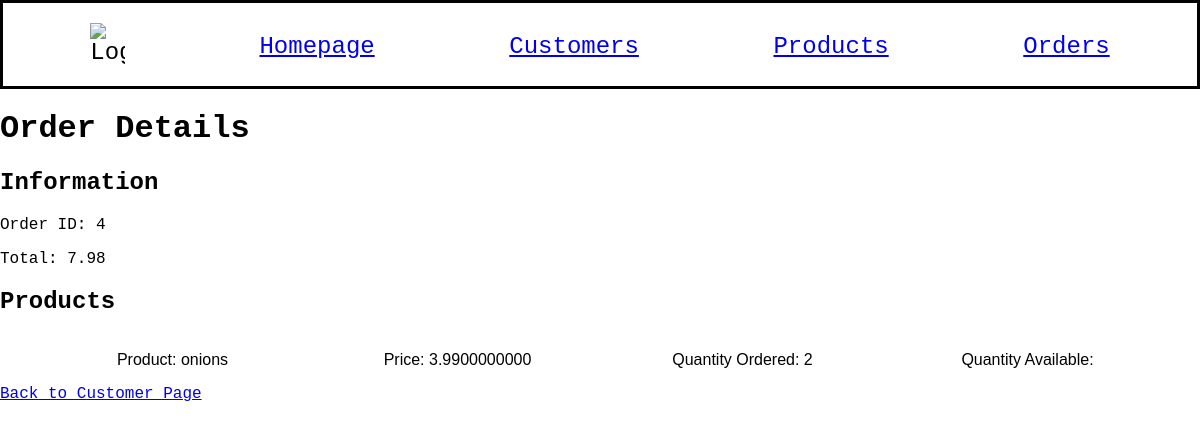
The page /orders/4 on the database as committed earlier.
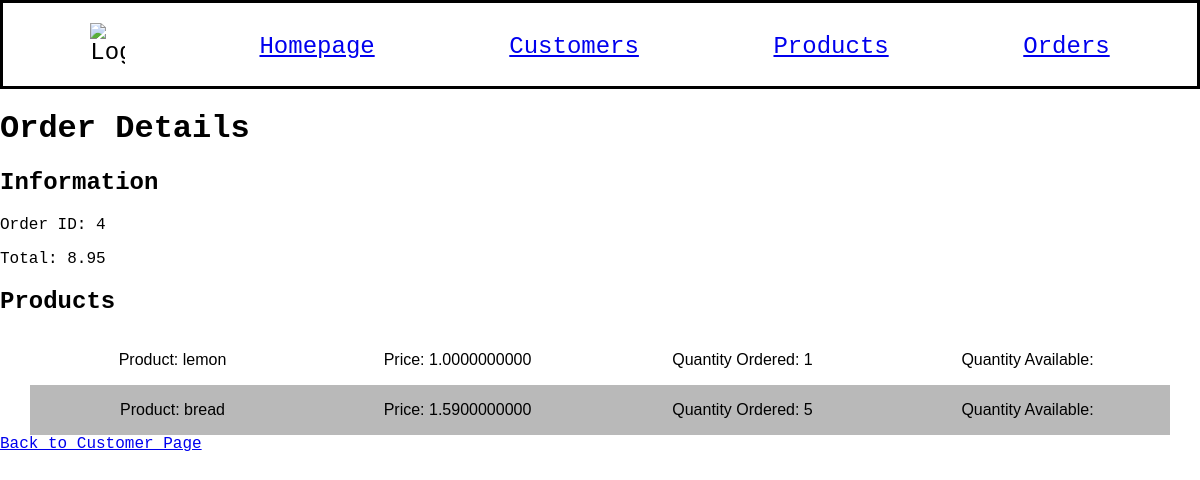
The same page on the database as committed later.
### models.py (models this page shows, shortened)
class ProductOrder(db.Model):
    id = mapped_column(Integer, primary_key=True)
    order_id = mapped_column(Integer, ForeignKey(Order.id), nullable=False)
    product_id = mapped_column(Integer, ForeignKey(Product.id), nullable=False)
    product = relationship("Product")
    order = relationship("Order")
    quantity = mapped_column(Integer, nullable=False, default=0)
    quantity = mapped_column(Integer, nullable=False, default=0)

class Product(db.Model):
    id = mapped_column(Integer, primary_key=True)
    name = mapped_column(String(200), nullable=False, unique=True)
    price = mapped_column(Numeric, nullable=False)
    quantity = mapped_column(Integer, nullable=False, default=10)

### app.py (the view)
@app.route("/orders/<int:order_id>")
def order_detail(order_id):
    order = Order.query.get_or_404(order_id)
    customer = Customer.query.get(order.customer_id)
    order.total = sum(float(item.product.price) * float(item.quantity) for item in order.items)
    return render_template("order_details.html", order=order, customer=customer)

### templates/order_details.html
{% extends "base.html" %}
{% block content %}
<h1>Order Details</h1>
<h2>Information</h2>
<p>Order ID: {{ order.id }}</p>
<p>Total: {{ order.total }}</p>
<h2>Products</h2>
{% for item in order.items %}
<div class="spreadsheet">
    <div>
        <p>Product: {{ item.product.name }}</p>
    </div>
    <div>
        <p>Price: {{ item.product.price }}</p>
    </div>
    <div>
        <p>Quantity Ordered: {{ item.quantity }}</p>
    </div>
    <div>
        <p>Quantity Available: {{ item.product.quantity_available }}</p>
    </div>
</div>
{% endfor %}
<a href="/customer/{{ customer.id }}">Back to Customer Page</a>
{% endblock %}

Rows that differ between the two databases and show on the page:
changed ProductOrder: product.name "onions" → "lemon"; product.price "3.9900000000" → "1.0000000000"; quantity "2" → "1"
added ProductOrder: product.name "bread", product.price "1.5900000000", quantity "5"
Other text that changed with them:
{{ order.total }}: "7.98" → "8.95"
